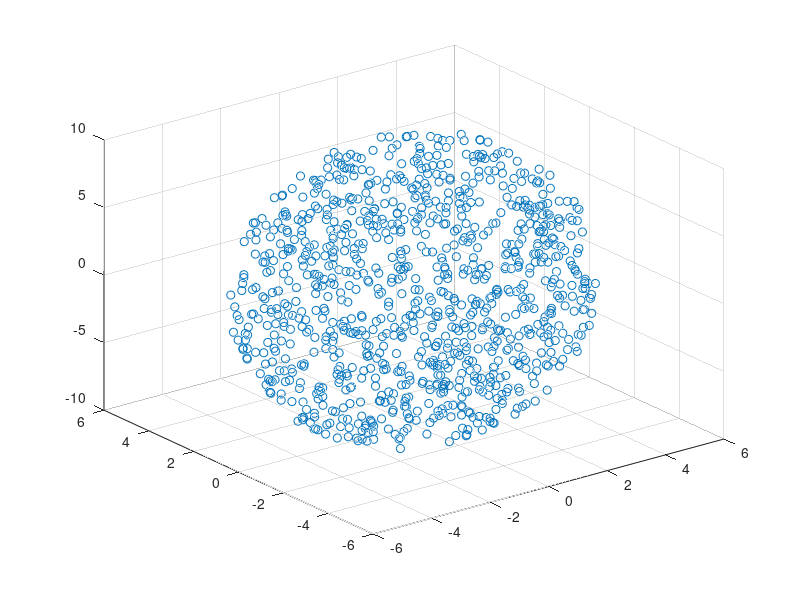

MATLAB code to generate this figure: (Note: this script raises an error after producing the figure.)
clear all
close all
display('===============================')

%% Generate points from the plane x3=(x1+x2) wthin the cylinder
%% x1^2+x2^2<=25
D        = 50;
Nsample  = 1000;

X = zeros(D,Nsample);
for iter = 1 : Nsample
    x1   = (rand-0.5)*10;
    x2   = (rand-0.5)*10;
    while abs(x1)^2+abs(x2)^2>25
        x1   = (rand-0.5)*10;
        x2   = (rand-0.5)*10;
    end
    x3 = (x1 + x2);
    X(1:3,iter) = [x1 ; x2 ; x3];
end

figure
scatter3(X(1,:),X(2,:),X(3,:))


%% Regression function
ALs  = [ones(Nsample,1)  X.'];
%beta = rand(D+1,1).*sign(rand(D+1,1)-0.5);
load Beta.mat
Y    = ALs*beta;

display('---------------------------')
fprintf('exact coefficient = \n')
(beta(1:3)).'

%% Solve Pickel's LS --- to invert AtA !!!AtA only has rank 3
% AtA        = ALs.'*ALs/Nsample;
% [U EigAtA] = eig(AtA);
% % Fill zero with eps
% eps = 10^(-12);
% EigAtA = diag(EigAtA);
% EigAtA = max(EigAtA,eps);
% EigAtA = diag(EigAtA);
% 
% figure
% plot(sort(diag(EigAtA),'descend'),'ro-','LineWidth',2)
% axis tight
% title('eigenvalue in the noiseless case')
% 
% beta_rec = U*(EigAtA\(U'*(ALs.'*Y/Nsample)));
% 
% fX = ALs*beta_rec;       % regression at X
% ErrorPoint = abs(fX-Y);  % pointwise error
% 
display('---------------------------')
% display
fprintf('Bickel: Noise free case, rec coefficient = \n')
(beta_rec(1:3)).'

fprintf('relative L2 error =%6.4f percent\n',100*norm(ErrorPoint)/norm(Y))


%%%%%%%%%%%%%%%%%%%%%%%%%%%%%%%%%%%%%%%%%%%%%%%%%%%%%%%%%
%% Y is noisy
noiseY   = 50;  % noise percentage s.t. ||E||/||Y||=noise/100
sigma    = noiseY/100*norm(Y)/sqrt(Nsample);
Y_E      = normrnd(0,sigma,Nsample,1);
Y_noisy  = Y + Y_E;

%beta_rec = U*(EigAtA\(U'*(ALs.'*Y_noisy/Nsample)));

fX = ALs*beta_rec; % regression at Xi
ErrorPoint = abs(fX-Y);  % pointwise error

display('---------------------------')
% display
fprintf('Bickel: Y Noise = %6.0f percent, rec coefficient = \n',noiseY)
(beta_rec(1:3)).'

fprintf('relative L2 error =%6.4f percent\n',100*norm(ErrorPoint)/norm(Y))


% 
%%%%%%%%%%%%%%%%%%%%%%%%%%%%%%%%%%%%%%%%%%%%%%%%%%%%%%%%%
% display('---------------------------')
% 
% %% Add small gaussian noise on X
% noiseX     = 50;
% sigma      = 5*noiseX/100/sqrt(D);
% X_E        = normrnd(0,sigma,D,Nsample);
% X_noisy    = X + X_E; 
% ALs_noisy  = [ones(Nsample,1)  X_noisy.'];
% 
% AtA_noisy     = ALs_noisy.'*ALs_noisy/Nsample;
% [U_noisy EigAtA_noisy] = eig(AtA_noisy);
% 
% figure
% scatter3(X_noisy(1,:),X_noisy(2,:),X_noisy(3,:))
% 
% figure
% plot(sort(diag(EigAtA_noisy),'descend'),'ro-','LineWidth',2)
% axis tight
% title('eigenvalue in the presence of gaussian noise')
% 
% %% recovery with noise ! Noise is good for Bickel's method, matrix becomes invertible
% 
% beta_rec = U_noisy*(EigAtA_noisy\(U_noisy'*(ALs_noisy.'*Y/Nsample)));
% 
% fX = ALs_noisy*beta_rec; % regression at Xi
% ErrorPoint = abs(fX-Y);  % pointwise error
% 
% % display coefficent
% fprintf('Bickel: X noise = %6.0f\n',noiseX)
% fprintf('rec coefficient = \n')
% (beta_rec(1:3)).'
% 
% fprintf('relative L2 error =%6.4f percent\n',100*norm(ErrorPoint)/norm(Y))
% 
